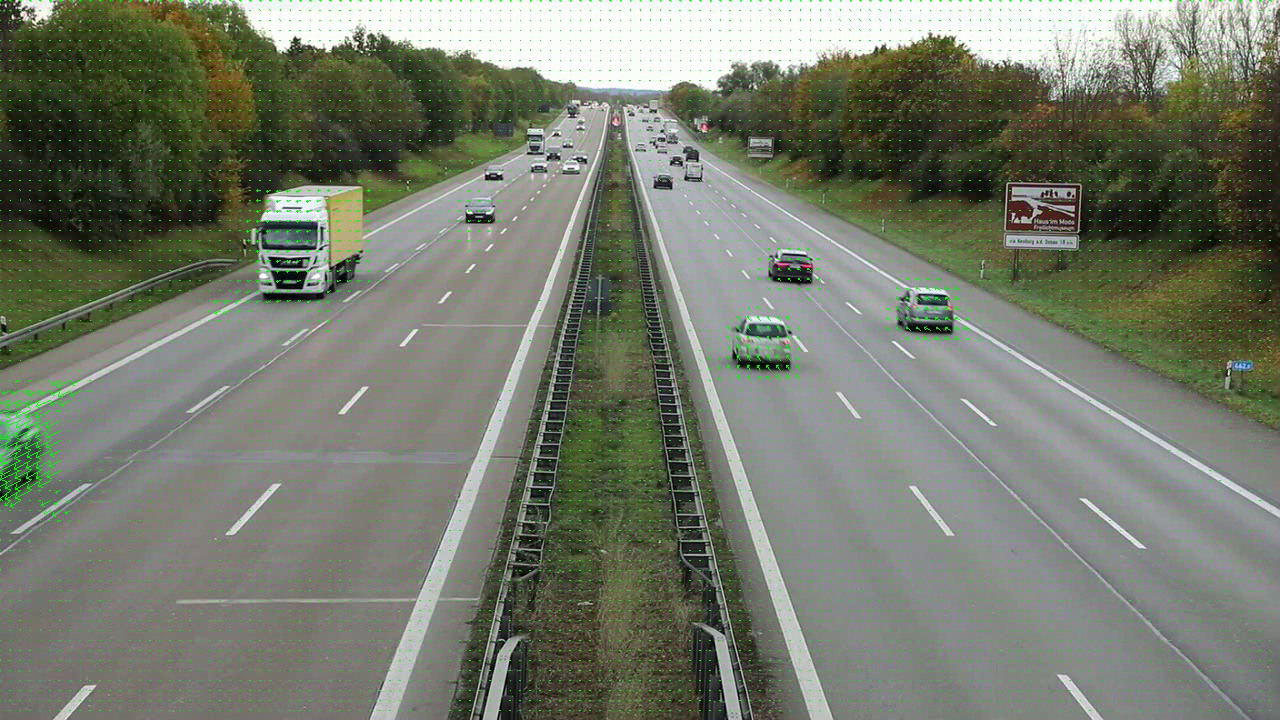
#> input picture frame 2 of 12.Optical Flow/output_optical_flow.mp4, 1280 x 720 px, given in place of car.mp4, which was not available
$ jupyter execute OpFlow.ipynb   (text cells are left out)
#> lines starting #> are read from the running program, lines starting #| are printed output that depends on the picture; after the words box and inside, x2 and y2 are one past the last pixel; in counts of white or black regions, pixels touching at a corner belong together; pictures that were not available may be replaced by others from this repository, and a replacement may not be noted
[cell 1]
import cv2
import numpy as np

def draw_dense_optical_flow(prev_img, next_img, step=10):
    next_img = cv2.resize(next_img, (prev_img.shape[1], prev_img.shape[0]))
    prev_gray = cv2.cvtColor(prev_img, cv2.COLOR_BGR2GRAY)
    next_gray = cv2.cvtColor(next_img, cv2.COLOR_BGR2GRAY)
    flow = cv2.calcOpticalFlowFarneback(prev_gray, next_gray, None, 0.5, 3, 15, 3, 5, 1.2, 0)
    output = next_img.copy()
    h, w = prev_gray.shape
    for y in range(0, h, step):
        for x in range(0, w, step):
            fx, fy = flow[y, x]
            cv2.arrowedLine(output, (x, y), (int(x + fx), int(y + fy)), (0, 255, 0), 1, tipLength=0.3)
    return output

cap = cv2.VideoCapture("car.mp4")
frame_width = int(cap.get(3))
frame_height = int(cap.get(4))
fps = int(cap.get(cv2.CAP_PROP_FPS))
out = cv2.VideoWriter('output_optical_flow.mp4', cv2.VideoWriter_fourcc(*'mp4v'), fps, (frame_width, frame_height))

ret, prev_frame = cap.read()
#> prev_frame is the input picture: shape (720, 1280, 3); mean B, G, R 108.3, 122.8, 116.9
while True:
    ret, next_frame = cap.read()
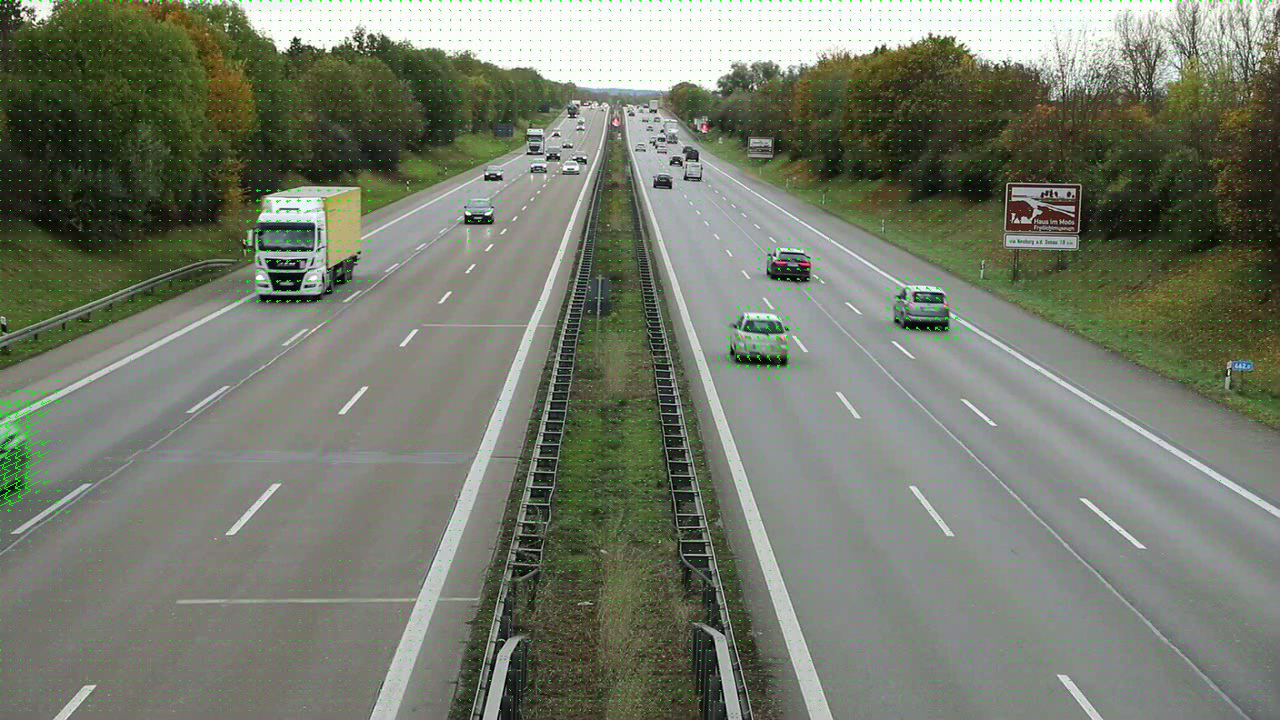
#> input picture frame 3 of 12.Optical Flow/output_optical_flow.mp4, 1280 x 720 px, given in place of car.mp4, which was not available
#> next_frame is the input picture: shape (720, 1280, 3); mean B, G, R 108, 122.6, 116.7
    if not ret:
        break
    output_img = draw_dense_optical_flow(prev_frame, next_frame)
#> in draw_dense_optical_flow, `prev_gray = cv2.cvtColor(prev_img, cv2.COLOR_BGR2GRAY)`:
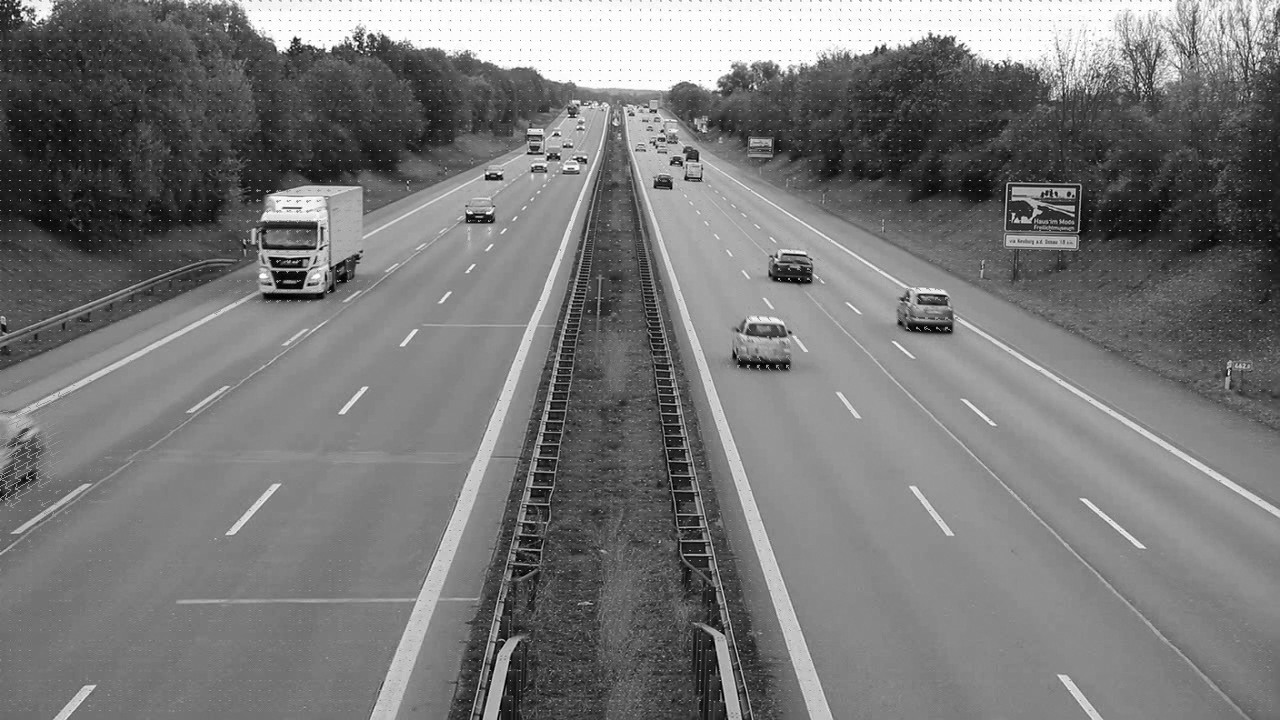
#> prev_gray: shape (720, 1280); min 0, max 255, mean 119.3
#> after the loop in draw_dense_optical_flow, `for y in range(0, h, step):`:
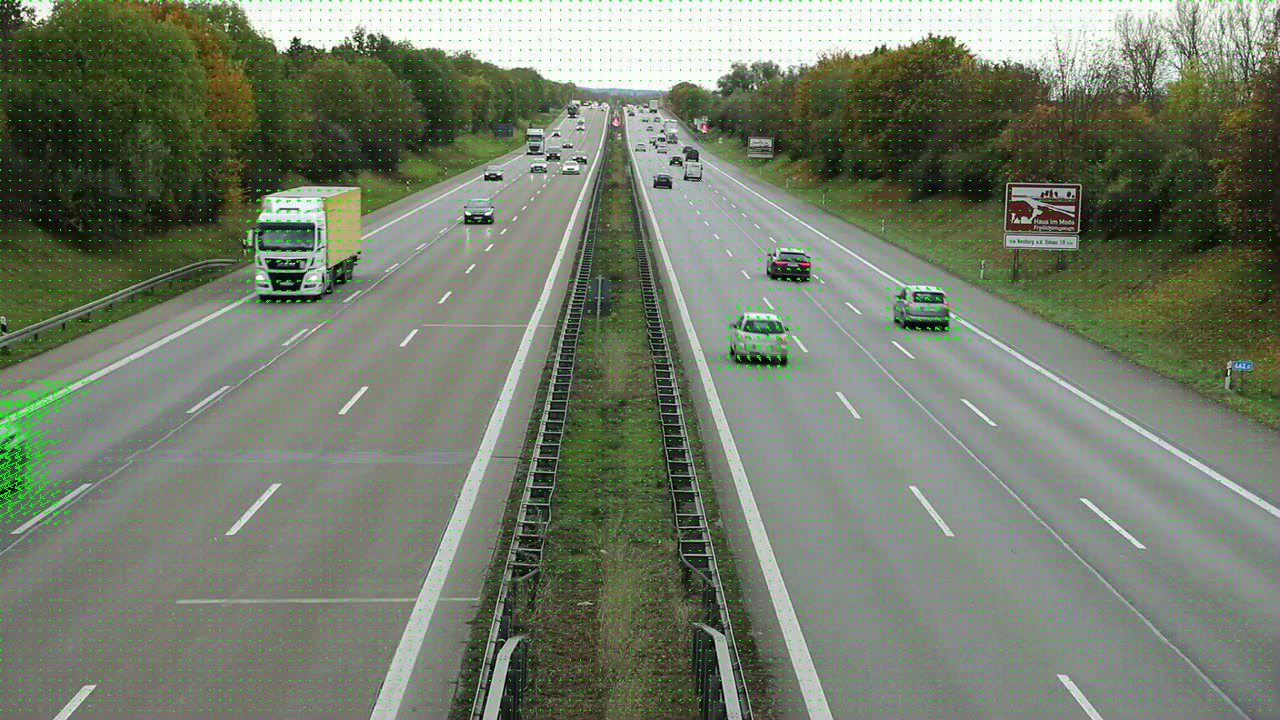
#> output: shape (720, 1280, 3); 2.01% of pixels changed, all inside (x1, y1, x2, y2) = (0, 0, 1271, 711)
    cv2.imshow("Dense Optical Flow", output_img)
    out.write(output_img)
    prev_frame = next_frame.copy()
    if cv2.waitKey(1) & 0xFF == ord('q'):
#> (key q is pressed here)
        break

cap.release()
out.release()
cv2.destroyAllWindows()

$ run again, starting later in the video
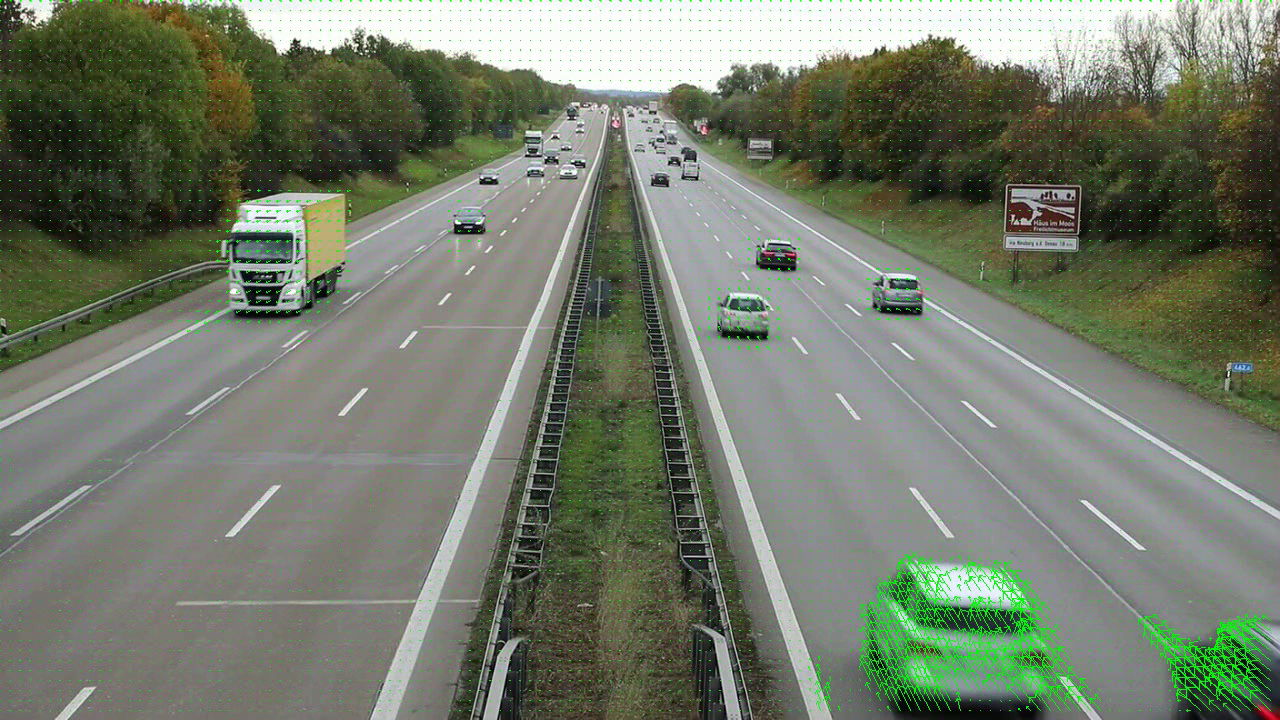
#> input picture frame 10 of 12.Optical Flow/output_optical_flow.mp4, 1280 x 720 px, given in place of car.mp4, which was not available
#> prev_frame is the input picture: shape (720, 1280, 3); mean B, G, R 107, 123, 115.4
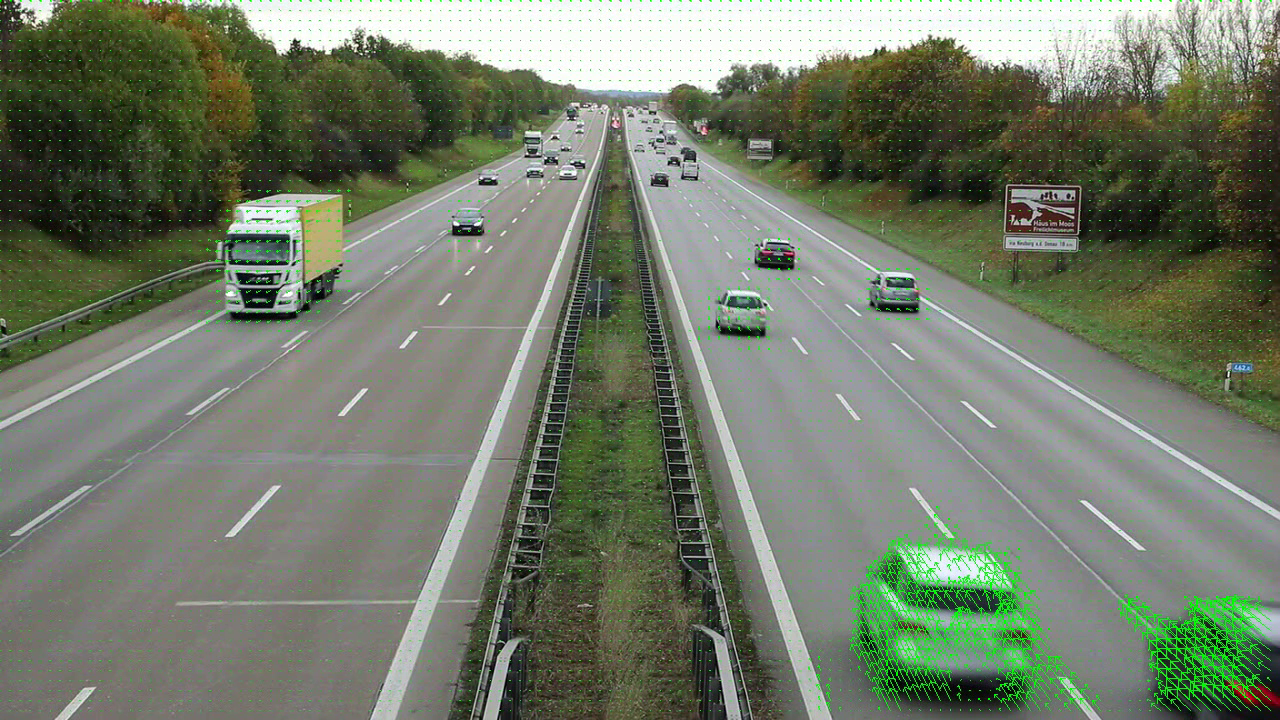
#> input picture frame 11 of 12.Optical Flow/output_optical_flow.mp4, 1280 x 720 px, given in place of car.mp4, which was not available
#> next_frame is the input picture: shape (720, 1280, 3); mean B, G, R 105.8, 122.8, 114.3
#> after the loop in draw_dense_optical_flow, `for y in range(0, h, step):`:
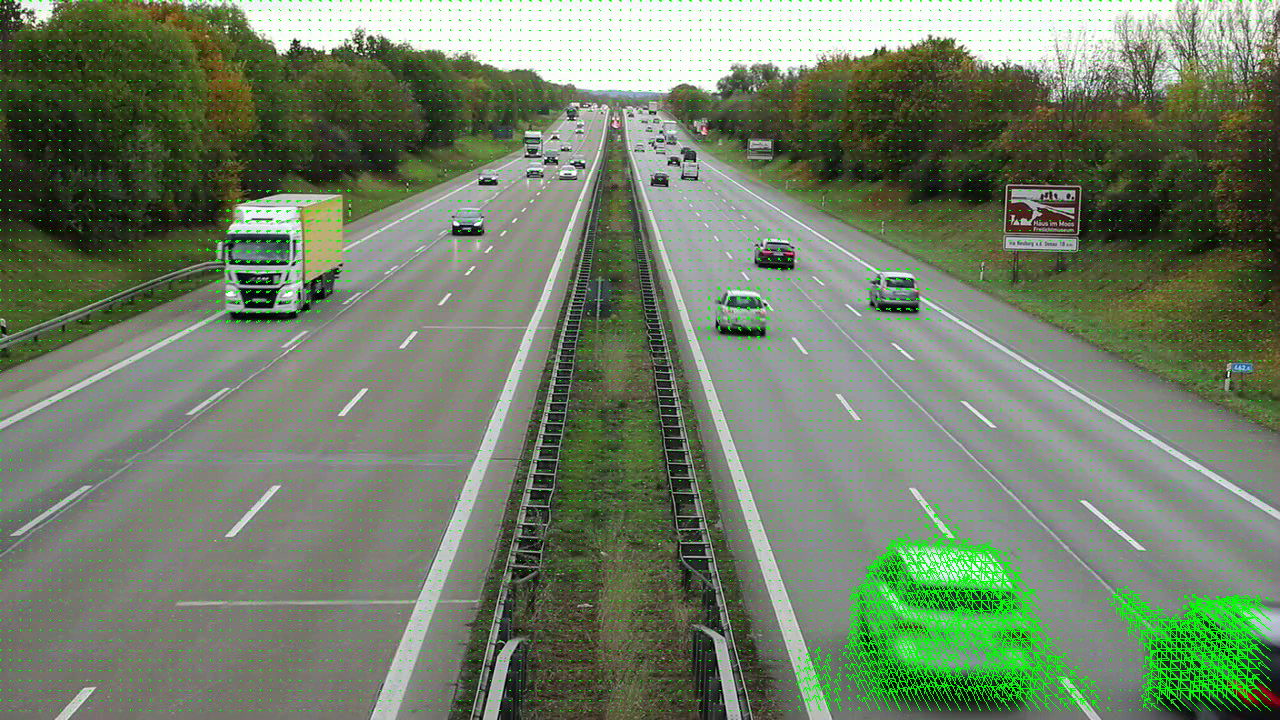
#> output: shape (720, 1280, 3); 3.33% of pixels changed, all inside (x1, y1, x2, y2) = (0, 0, 1271, 711)

$ run again, starting later in the video
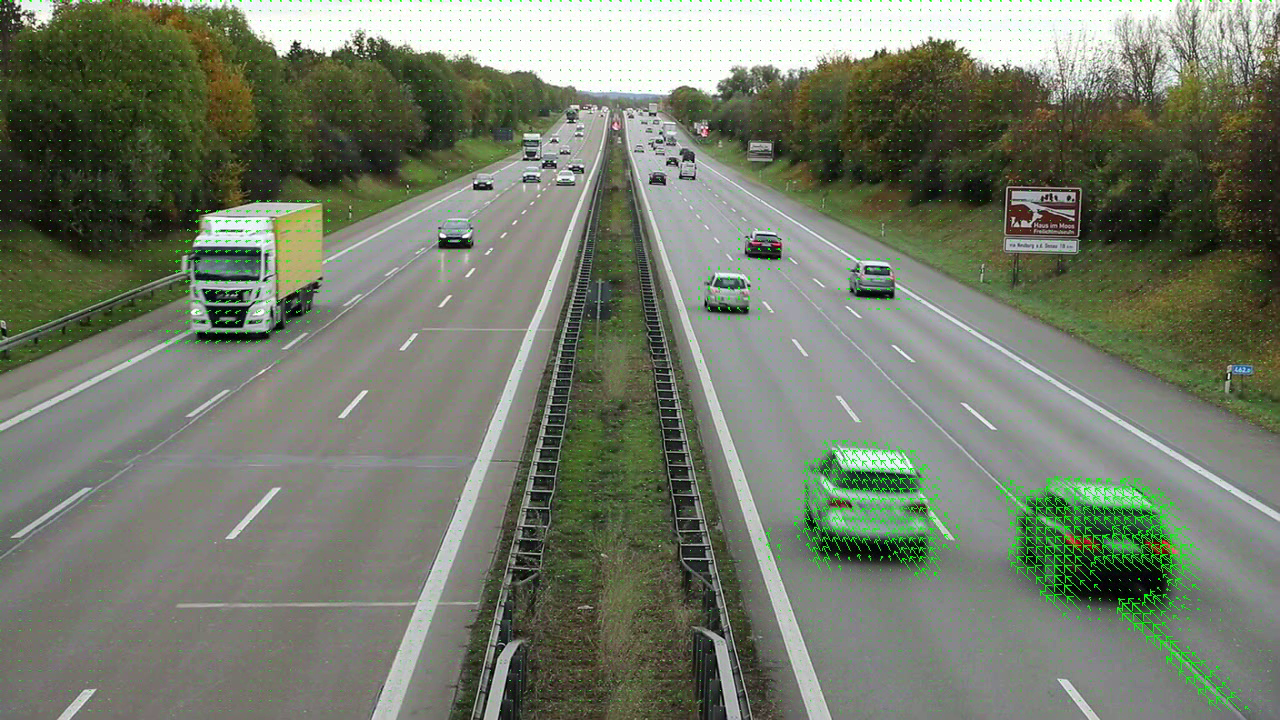
#> input picture frame 19 of 12.Optical Flow/output_optical_flow.mp4, 1280 x 720 px, given in place of car.mp4, which was not available
#> prev_frame is the input picture: shape (720, 1280, 3); mean B, G, R 106.1, 122, 114.8
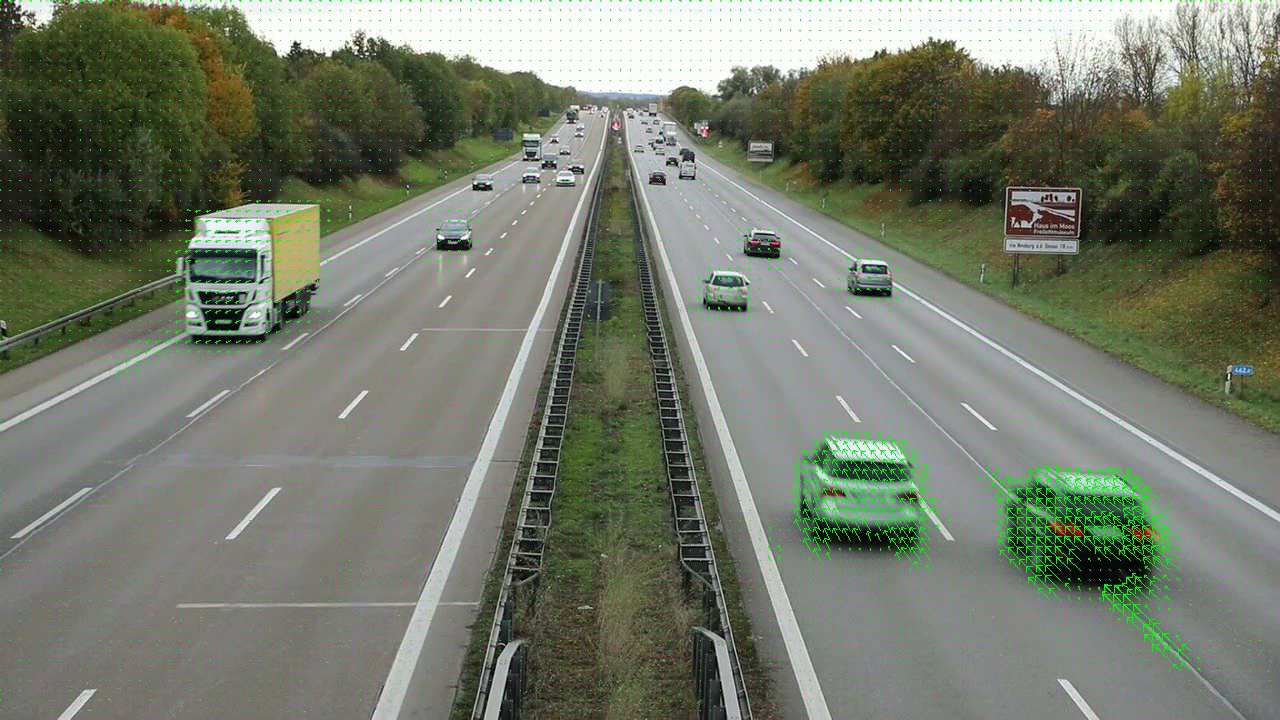
#> input picture frame 20 of 12.Optical Flow/output_optical_flow.mp4, 1280 x 720 px, given in place of car.mp4, which was not available
#> next_frame is the input picture: shape (720, 1280, 3); mean B, G, R 106.9, 122.1, 115.5
#> after the loop in draw_dense_optical_flow, `for y in range(0, h, step):`:
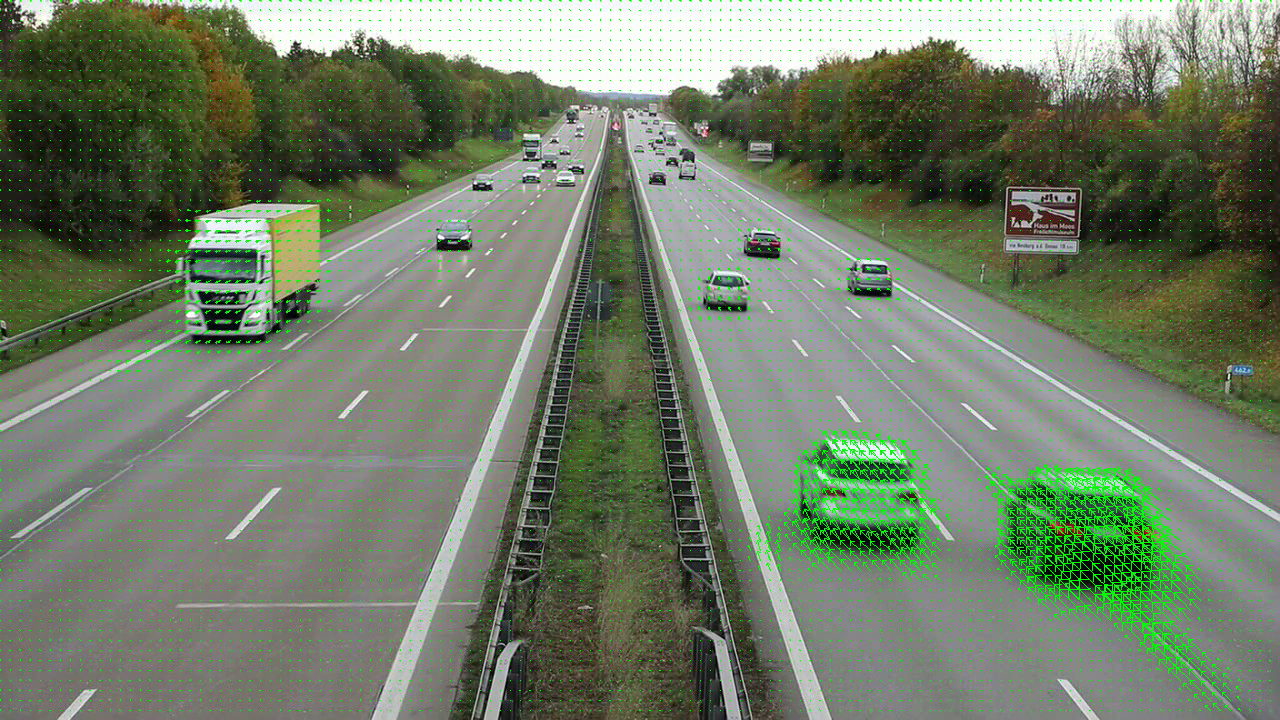
#> output: shape (720, 1280, 3); 2.66% of pixels changed, all inside (x1, y1, x2, y2) = (0, 0, 1271, 711)
